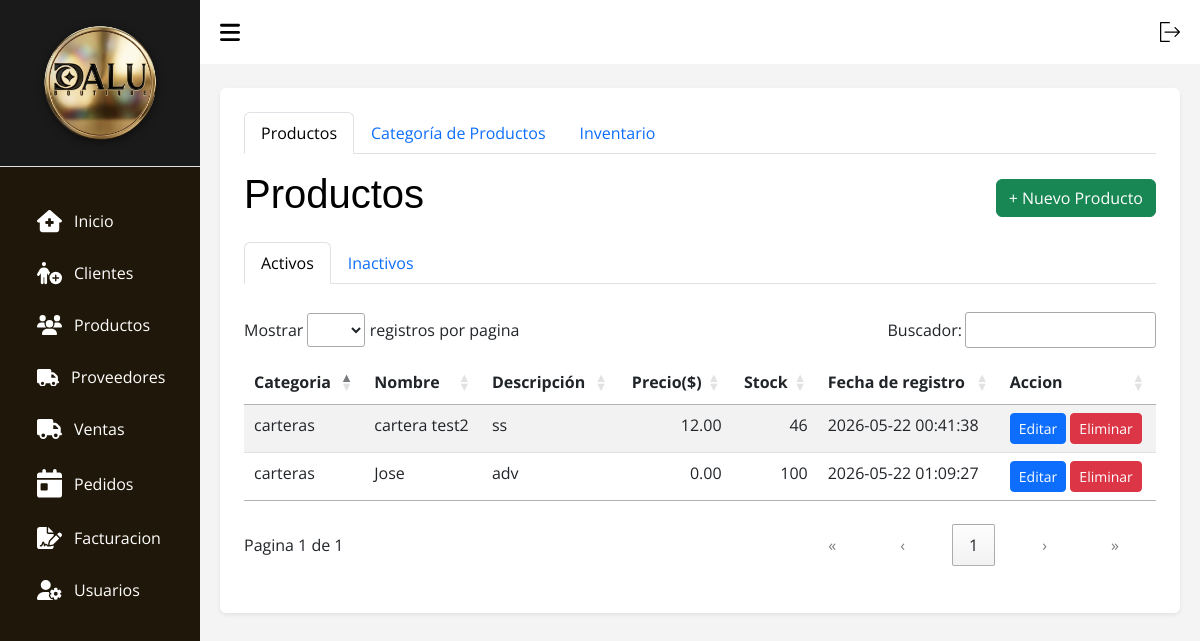
/index.php?c=Productos (signed in), run on the app's committed database.
### tables this page shows
CREATE TABLE `productos` (
  `id` int(11) NOT NULL,
  `id_categoria` int(11) NOT NULL,
  `nombre` varchar(150) NOT NULL,
  `descripcion` text DEFAULT NULL,
  `precio` decimal(10,2) NOT NULL CHECK (`precio` >= 0),
  `stock` int(11) NOT NULL DEFAULT 0 CHECK (`stock` >= 0),
  `fecha_registro` timestamp NOT NULL DEFAULT current_timestamp(),
  `activo` tinyint(1) DEFAULT 1
);

CREATE TABLE `categorias` (
  `id` int(11) NOT NULL,
  `nombre` varchar(100) NOT NULL,
  `descripcion` text DEFAULT NULL,
  `fecha_registro` timestamp NOT NULL DEFAULT current_timestamp(),
  `activo` tinyint(1) NOT NULL DEFAULT 1
);

### src/Models/Conexion.php (called while the page is built, shortened)
<?php
    class Conexion extends PDO {
        function __construct() {
            $servername = "localhost";
            $username = "root";
            $password = "";
            $dbname = "tiendadalu";
        }
    }

### src/Models/Productos.php (called while the page is built, shortened)
<?php
    class Productos extends Conexion {
        public function search() {
            $sql = "(SELECT p.*, c.nombre AS categoria FROM productos p JOIN categorias c ON p.id_categoria = c.id WHERE p.activo = 1)";
            $stmt = $this->prepare($sql);
            $stmt->execute();
            return $stmt->fetchAll();
        }
    }

### src/Views/V_Productos.php (the view, shortened to what this page needs)
<!DOCTYPE html>
<html lang="es">
<head>
    <link rel="stylesheet" href="assets/css/css.css">
    <link rel="stylesheet" href="assets/css/tabla.css">
    <link rel="stylesheet" href="assets/css/header.css">
    <link rel="stylesheet" href="assets/bootstrap.min.css">
    <link rel="stylesheet" href="assets/DataTablet/datatables.css">
</head>
<body>
    <?php require_once __DIR__ . "/../Views/layout/header.php"; ?>
    <main>
        <div class="container bg-white p-4 rounded shadow-sm">
            <ul class="nav nav-tabs mb-3" id="mainTabs" role="tablist">
                <li class="nav-item">
                    <button class="nav-link active" id="tab-productos" data-bs-toggle="tab" data-bs-target="#productos"
                        type="button">Productos</button>
                </li>
                <li class="nav-item">
                    <button class="nav-link" id="tab-categorias" data-bs-toggle="tab" data-bs-target="#categorias"
                        type="button">Categoría de Productos</button>
                </li>
                <li class="nav-item">
                    <button class="nav-link" id="tab-inventario" data-bs-toggle="tab" data-bs-target="#inventario"
                        type="button">Inventario</button>
                </li>
            </ul>
            <div class="tab-content">
                <div class="tab-pane fade show active" id="productos">
                    <div class="d-flex justify-content-between align-items-center mb-3">
                        <h1 class="titulo text-black">Productos</h1>
                        <button class="btn btn-success" data-bs-toggle="modal" data-bs-target="#modalAgregar">+ Nuevo
                        Producto</button>
                    </div>
                    <ul class="nav nav-tabs mb-3" id="productoTabs" role="tablist">
                        <li class="nav-item">
                            <button class="nav-link active" id="activos-tab" data-bs-toggle="tab" data-bs-target="#activos"
                                type="button">Activos</button>
                        </li>
                        <li class="nav-item">
                            <button class="nav-link" id="inactivos-tab" data-bs-toggle="tab" data-bs-target="#inactivos"
                                type="button">Inactivos</button>
                        </li>
                    </ul>
                    <div class="tab-content">
                        <div class="tab-pane fade show active" id="activos">
                            <div class="table-responsive">
                                <table id="tablaActivos" class="table-DT table table-striped">
                                    <thead>
                                        <tr>
                                            <th scope="col">Categoria</th>
                                            <th scope="col">Nombre</th>
                                            <th scope="col">Descripción</th>
                                            <th scope="col">Precio($)</th>
                                            <th scope="col">Stock</th>
                                            <th scope="col">Fecha de registro</th>
                                            <th scope="col">Accion</th>
                                        </tr>
                                    </thead>
                                    <tbody>
                                        <?php foreach ($productos as $p): ?>
                                        <tr>
                                            <td><?php echo $p['categoria']; ?></td>
                                            <td><?php echo $p['nombre']; ?></td>
                                            <td><?php echo $p['descripcion']; ?></td>
                                            <td><?php echo $p['precio']; ?></td>
                                            <td><?php echo $p['stock']; ?></td>
                                            <td><?php echo $p['fecha_registro']; ?></td>
                                            <td>
                                                <button class="btn btn-sm btn-primary" data-bs-toggle="modal"
                                                    data-bs-target="#modalEditar<?= $p['id'] ?>">Editar</button>
                                                <button type="button" class="btn btn-sm btn-danger" data-bs-toggle="modal"
                                                    data-bs-target="#modalConfirmarEliminar<?= $p['id'] ?>">Eliminar</button>
                                            </td>
                                        </tr>
                                        <?php endforeach; ?>
                                    </tbody>
                                </table>
                            </div>
                        </div>
                    </div>
                </div>
            </div>
        </div>
    </main>
</body>
</html>

### index.php (shortened to what this page needs)
<?php
$ruta = isset($_GET['c']) ? $_GET['c'] : "home/view";
$partes = explode("/", $ruta);
$controlador = "C" . ucfirst(strtolower($partes[0]));
$archivoControlador = __DIR__ . "/src/Controllers/" . $controlador . ".php";
if (file_exists($archivoControlador)) {
    require_once $archivoControlador;
} else {
    echo "NO EXISTE EL CONTROLADOR";
}
?>

### src/Controllers/CProductos.php (shortened to what this page needs)
<?php
    $accion = $_GET['accion'] ?? $_POST['accion'] ?? 'view';
    switch($accion) {
        case "view":
            $productos = (new Productos())->search();
            require_once __DIR__ . "/../Views/V_Productos.php";
            break;
    }

### src/Views/layout/header.php (shortened to what this page needs)
<section id="sidebar">
  <div class="sidebar-heading border-bottom p-3" style="background-color: #1a1a1a; text-align: center;">
    <img src="assets/img/dalulisto.png" style="max-width: 80%; height: auto; filter: drop-shadow(0px 2px 4px rgba(0,0,0,0.5));" alt="Logo Dalu">
  </div>
  <ul class="side-menu">
    <li class="nav-item m-1 fs-6">
      <a class="nav-link active" aria-current="page" href="?c=Home">
        Inicio</a>
    </li>
    <li class="nav-item m-1 fs-6">
      <a class="nav-link" href="?c=Clientes">
        Clientes
      </a>
    </li>
    <li class="nav-item m-1 fs-6">
      <a class="nav-link" href="?c=Productos">
        Productos
      </a>
    </li>
    <li class="nav-item m-1 fs-6">
      <a class="nav-link" href="?c=Proveedores">
        Proveedores
      </a>
    </li>
<li class="nav-item m-1 fs-6">
      <a class="nav-link" href="?c=Ventas">
        Ventas
      </a>
    </li>
    <li class="nav-item m-1 fs-6">
      <a class="nav-link" href="?c=Pedidos">
        Pedidos
      </a>
    </li>
    <li class="nav-item m-1 fs-6">
      <a class="nav-link" href="?c=Facturacion">
        Facturacion
      </a>
    </li>
    <li class="nav-item  m-1 fs-6">
      <a class="nav-link" href="?c=Usuarios">
        Usuarios
      </a>
    </li>
  </ul>
</section>
<section id="content">
  <nav>
    <form action="index.php?c=login&a=Logout" method="POST">
      <button type="submit" style="background: none; border: none; cursor: pointer;">
      </button>
    </form>
  </nav>

### assets/css/css.css (style rules this page uses)
* { margin: 0; padding: 0; text-decoration: none; box-sizing: border-box; font-family: 'Segoe UI', Tahoma, Geneva, Verdana, sans-serif; }
body { font-family: Arial, Helvetica, sans-serif; height: 100vh; display: flex; flex-wrap: nowrap; background: #9794942c; }
main { width: 100%; padding: 24px 20px 20px 20px; }

### assets/css/tabla.css (style rules this page uses)
.titulo { color: #0508c7; font-family: Impact, Haettenschweiler, 'Arial Narrow Bold', sans-serif; }
.table { border-radius: 10px; }

### assets/css/header.css (style rules this page uses)
* { font-family: 'Open Sans', sans-serif; margin: 0; padding: 0; box-sizing: border-box; }
:root { --grey: #F1F0F6; --dark-grey: #2610a1be; --light: #fff; --dark: #000; --green: #81D43A; --light-green: #E3FFCB; --blue: #1775F1; --light-blue: #D0E4FF; --dark-blue: #0C5FCD; --red: #FC3B56; }
li { list-style: none; }
#sidebar { position: fixed; max-width: 200px; width: 100%; background: var(--light); top: 0; left: 0; height: 100%; overflow-y: auto; scrollbar-width: none; transition: all .3s ease; background-color: #1f1709; z-index: 200; }
#sidebar .icon { min-width: 22px; display: flex; justify-content: center; align-items: center; margin-right: 12px; }
#sidebar .side-menu { margin: 30px 0; padding: 0 18px; transition: all .3s ease; }
#sidebar .side-menu a { display: flex; align-items: center; font-size: 16px; color: var(--light); padding: 12px 16px 12px 0; border-radius: 20px; margin: 4px 0; white-space: nowrap; }
#content { position: relative; width: calc(100% - 200px); left: 200px; transition: all .3s ease; background-color: #49494a0f; }
nav { background: var(--light); height: 64px; padding: 0 20px; display: flex; align-items: center; grid-gap: 28px; position: sticky; top: 0; left: 0; z-index: 100; justify-content: space-between; }
nav .toggle-sidebar { font-size: 18px; cursor: pointer; }
svg { width: 20px; cursor: pointer; }
.icon { margin-left: 15px; align-items: baseline; width: 25px; transition: 1.3s; }

### assets/DataTablet/datatables.css (style rules this page uses)
:root { --dt-row-selected: 13, 110, 253; --dt-row-selected-text: 255, 255, 255; --dt-row-selected-link: 9, 10, 11; --dt-row-stripe: 0, 0, 0; --dt-row-hover: 0, 0, 0; --dt-column-ordering: 0, 0, 0; --dt-html-background: white; }
table.dataTable thead > tr > th.dt-orderable-asc, table.dataTable thead > tr > th.dt-orderable-desc, table.dataTable thead > tr > th.dt-ordering-asc, table.dataTable thead > tr > th.dt-ordering-desc, table.dataTable thead > tr > td.dt-orderable-asc, table.dataTable thead > tr > td.dt-orderable-desc, table.dataTable thead > tr > td.dt-ordering-asc, table.dataTable thead > tr > td.dt-ordering-desc { position: relative; padding-right: 30px; }
table.dataTable thead > tr > th.dt-orderable-asc, table.dataTable thead > tr > th.dt-orderable-desc, table.dataTable thead > tr > td.dt-orderable-asc, table.dataTable thead > tr > td.dt-orderable-desc { cursor: pointer; }
table.dataTable th, table.dataTable td { box-sizing: border-box; }
table.dataTable th.dt-type-numeric, table.dataTable th.dt-type-date, table.dataTable td.dt-type-numeric, table.dataTable td.dt-type-date { text-align: right; }
table.dataTable thead th, table.dataTable thead td, table.dataTable tfoot th, table.dataTable tfoot td { text-align: left; }
table.dataTable { width: 100%; margin: 0 auto; border-spacing: 0; }
table.dataTable thead th, table.dataTable tfoot th { font-weight: bold; }
table.dataTable > thead > tr > th, table.dataTable > thead > tr > td { padding: 10px; border-bottom: 1px solid rgba(0, 0, 0, 0.3); }
table.dataTable > tbody > tr { background-color: transparent; }
table.dataTable > tbody > tr:first-child > * { border-top: none; }
table.dataTable > tbody > tr:last-child > * { border-bottom: none; }
table.dataTable > tbody > tr > th, table.dataTable > tbody > tr > td { padding: 8px 10px; }
div.dt-container div.dt-layout-full > *:only-child { margin-left: auto; margin-right: auto; }
div.dt-container.dt-empty-footer tbody > tr:last-child > * { border-bottom: 1px solid rgba(0, 0, 0, 0.3); }

### data on the page
productos: id_categoria.nombre "carteras", nombre "cartera test2", descripcion "ss", precio "12.00", stock "46", fecha_registro "2026-05-22 00:41:38"
productos: id_categoria.nombre "carteras", nombre "Jose", descripcion "adv", precio "0.00", stock "100", fecha_registro "2026-05-22 01:09:27"
